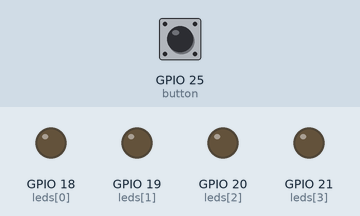
Simulated run of this program. Board: Raspberry Pi (BCM pin numbers). Shown: output pins drawn as LEDs (lit = HIGH). Dashed ring = blinking. Inputs (shaded band) come from the test bench; at power-on: GPIO 25 (button) HIGH.

Above: at 1.2 s.
1.3 s: GPIO 25 (button) pulled LOW for 1 s
At 1.75 s:
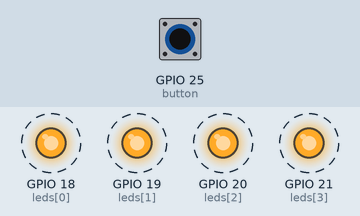
4.0 s: GPIO 25 (button) pulled LOW for 0.15 s
At 5.2 s:
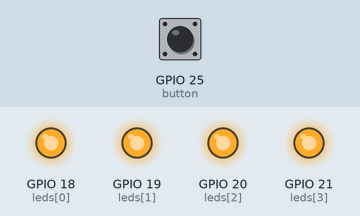
5.8 s: GPIO 25 (button) pulled LOW for 3.2 s
At 6.55 s:
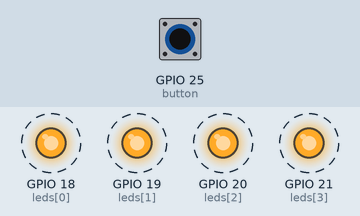
Timing chart, 0 to 10.6 s (numbered marks = the images above; inputs shaded):
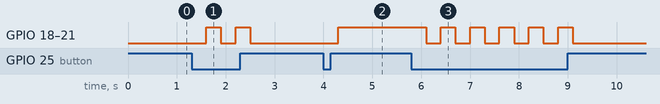

Measured:
- after the input at 1.3 s, GPIO 18 (leds[0]), GPIO 19 (leds[1]), GPIO 20 (leds[2]), GPIO 21 (leds[3]): alternates HIGH for 0.30 s and LOW for 0.30 s, 4 changes in all, then stays LOW, starting after 0.30 s
- after the input at 4.0 s, GPIO 18 (leds[0]), GPIO 19 (leds[1]), GPIO 20 (leds[2]), GPIO 21 (leds[3]): LOW → HIGH after 0.30 s
- after the input at 5.8 s, GPIO 18 (leds[0]), GPIO 19 (leds[1]), GPIO 20 (leds[2]), GPIO 21 (leds[3]): alternates HIGH for 0.30 s and LOW for 0.30 s, 11 changes in all, then stays LOW, starting after 0.30 s

The program:

mission2.py
```python
from gpiozero import LEDBoard, Button
from time import sleep

leds = LEDBoard(18, 19, 20, 21)
button = Button(25)

isLedOn = False

while True:
  if button.is_pressed:
    sleep(0.3)
    if not isLedOn:
      leds.on()
      isLedOn = True
    else:
      leds.off()
      isLedOn = False
```
